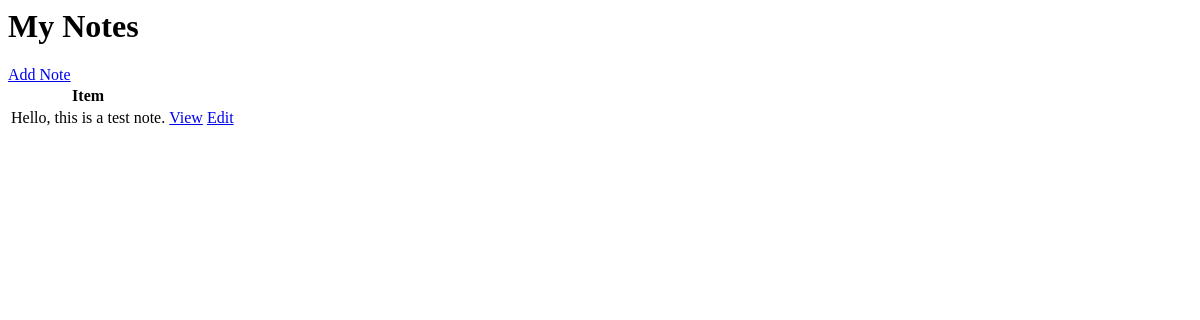
/, run on an earlier commit of the app's database.
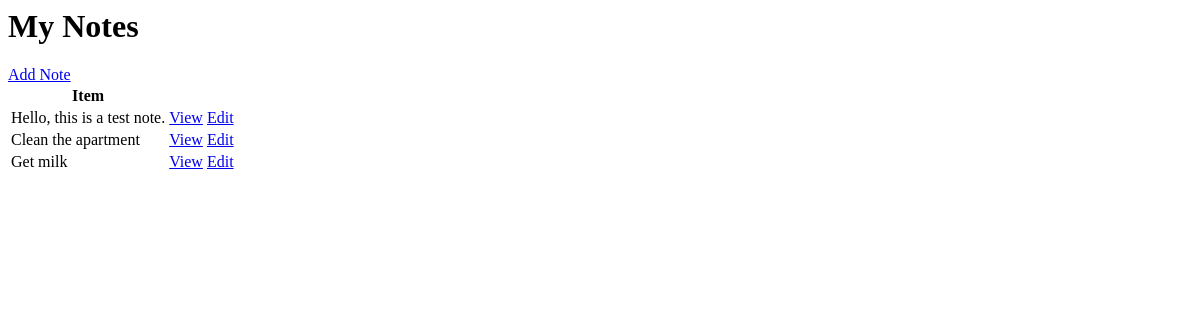
And on a later commit of the database.
### notes/models.py (models this page shows, shortened)
class Note(models.Model):
    user = models.ForeignKey(User, on_delete=models.CASCADE, null=True, blank=True)
    title = models.CharField(max_length=200)
    description = models.TextField(null=True, blank=True)
    complete = models.BooleanField(default=False)
    created = models.DateTimeField(auto_now_add=True)
    class Meta:
        ordering = ['complete']

### notes/views.py (the view)
# urls.py: path('', NoteList.as_view(), name='notes'),
class NoteList(ListView):
    model = Note
    context_object_name = 'notes'

### notes/templates/notes/note_list.html
<h1>My Notes</h1>
<a href="{% url 'note-create' %}"">Add Note</a>
<table>
    <tr>
        <th>Item</th>
        <th></th>
    </tr>
    {% for note in notes %}
    <tr>
        <td>{{note.title}}</td>
        <td><a href="{% url 'note' note.id %}">View</a></td>
        <td><a href="{% url 'note-update' note.id %}">Edit</a></td>
    </tr>
    {% empty %}
        <h3>No notes in list</h3>
    {% endfor %}
</table>

What changed in the data, as far as the page shows it:
added Note: title "Clean the apartment"
added Note: title "Get milk"
